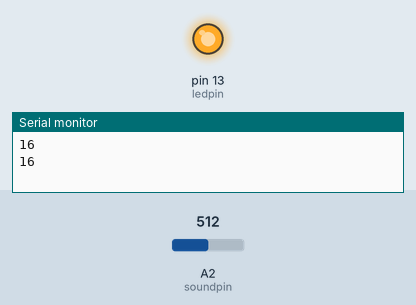
Simulated run of this sketch. Board: Arduino Uno, built with avr-gcc and run on an emulated ATmega328P. Shown: output pins drawn as LEDs (lit = HIGH), the last lines printed to the serial monitor. Inputs (shaded band) come from the test bench; at power-on: A2 (soundpin) = 512.

Above: at 1.8 s.
1.9 s: A2 (soundpin) set to 83
3.4 s: A2 (soundpin) set to 71
At 5.2 s:
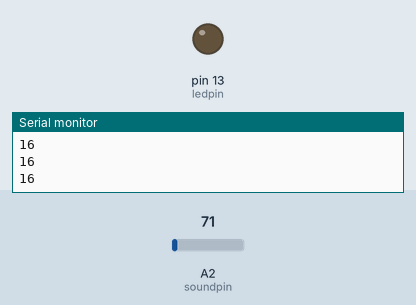
5.5 s: A2 (soundpin) set to 90
At 6.5 s:
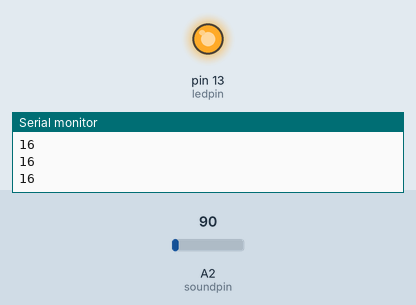
7.0 s: A2 (soundpin) set to 70
At 8.0 s:
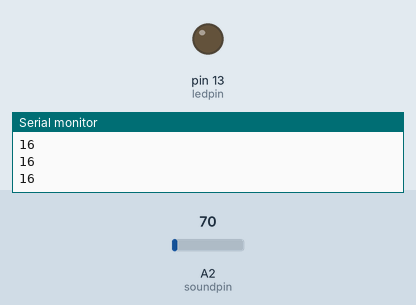
Timing chart, 0 to 10.0 s (numbered marks = the images above; inputs shaded):
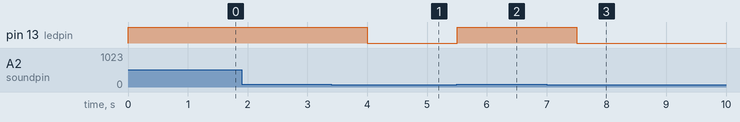

The sketch:

light.ino
```cpp
const int ledpin=13; // ledpin and soundpin are not changed throughout the process
const int soundpin=A2;
const int threshold=80; // sets threshold value for sound sensor
void setup() {
Serial.begin(9600);
pinMode(ledpin,OUTPUT);
pinMode(soundpin,INPUT);
}
void loop() {
int soundsens=analogRead(soundpin); // reads analog data from sound sensor
Serial.println(soundpin);
if (soundsens>=threshold) {
digitalWrite(ledpin,HIGH); //turns led on
delay(1000);
}
else{
digitalWrite(ledpin,LOW);
}
}
```

Measured:
- the behaviour switches between 80 and 79 on A2 (soundpin) (found by bisection; images 0 and 1)
- after the input at 3.4 s, pin 13 (ledpin): HIGH → LOW after 0.60 s
- after the input at 5.5 s, pin 13 (ledpin): LOW → HIGH at once
- after the input at 7.0 s, pin 13 (ledpin): HIGH → LOW after 0.51 s
